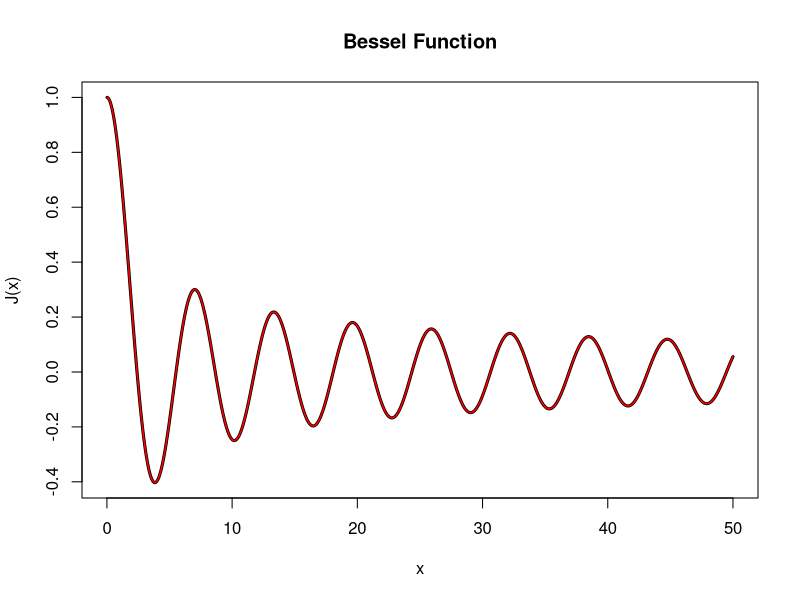

The R source for this figure:
library(deSolve) #import library deSolve

#Initiate the initial values:
st <- c(y1 = 1, dy1 = 0)
#y1 = 0.005, dy1 = 1/2 for order 1.

#Order of the Bessel Equation
k <- 0

#Insert the Bessel function : (x^2)y'' + xy' + (x^2 - k^2)y = 0, k = 0
BesselFunction <- function(x,y,p){ 
  dy1 <- y[2] #y' = y[2]
  dy2 <- -(((x^2)-k^2)*y[1]+(x*y[2]))/(x^2) #Isolate y[2]'
  list(c(dy1,dy2))
}

#The time start at 0.01 to not cause problems dividing by 0.
times <- seq(from = 0.01, to = 50, by = 0.01)

#Using the function ode from deSolve to solve the problem
out <- ode(y = st, func = BesselFunction, times = times)

#To view the first 10 iterations:
head(out, n = 10)
#To view the last 10 iterations:
tail(out, n = 10)
#To view between 100 iterations and 120 iterations:
out[100:120, c("time", "y1")]

#Bessel function of the first kind in the library (Base) in R
Jzero <- besselJ(times, k)

#Plot the function.
plot(times, out[,"y1"], type = "l", xlab = "x", ylab = "J(x)", lwd = 3,
     main = "Bessel Function", col = "black")
lines(times, Jzero, type = "l", col = "red", lwd = 1.5)
